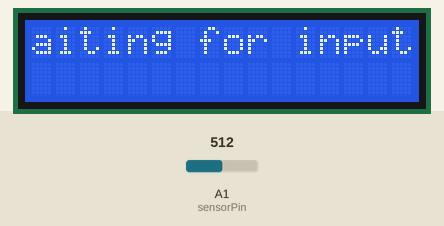
A sketch run on a simulated Arduino Uno, built with avr-gcc and run on an emulated ATmega328P. Shown: 16×2 character LCD. The test bench sets the inputs (shaded band); at power-on: A1 (sensorPin) = 512. What the sketch prints to the serial monitor is not drawn.

Above: at 1.2 s.
1.3 s: A1 (sensorPin) set to 716
At 2.9 s:
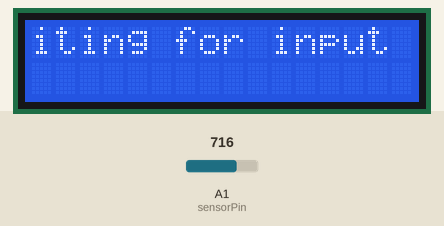
4.3 s: A1 (sensorPin) set to 306
6.0 s: A1 (sensorPin) set to 10
At 7.4 s:
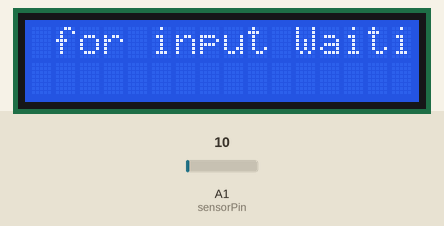
Timing chart, 0 to 9.0 s (numbered marks = the images above; inputs shaded):
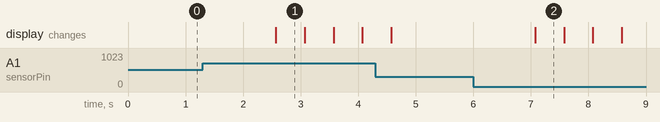

Measured:
- after the input at 1.3 s, the display: changes after 1.3 s (image 1)
- after the input at 6.0 s, the display: changes after 1.1 s (image 2)
- what the display in image 1 shows lasts 0.5 s, from 2.6 s to 3.1 s

The sketch:

sketch.ino
```cpp
// include the library code:
#include <LiquidCrystal.h>

// initialize the library with the numbers of the interface pins
LiquidCrystal lcd(12, 11, 5, 4, 3, 2);

const int sensorPin = A1;
float maximum;
float values[20];
void setup() {
  // set up the LCD's number of columns and rows:
  lcd.begin(16, 2);
  Serial.begin(9600);

  lcd.print("Waiting for input Waiting for input ");
}

void loop() {
  int sensorVal = analogRead(sensorPin);
  float voltage = (sensorVal / 1024.0) * 5.0; //convert arduino sensor value to volts
  int i = 0;
  int j = 0;

  Serial.print("Voltage:");
  Serial.println(voltage,2);

  lcd.scrollDisplayLeft();

  //0.3V - 3V, when the blood is in the test strip
  while(voltage > 0.3 && voltage < 3){
    sensorVal = analogRead(sensorPin);
    voltage = (sensorVal / 1024.0) * 5.0;

    Serial.print("Voltage:");
    Serial.println(voltage,2);

    values[i]= voltage;
    i++;

    //get the maximum value from the strip
    if (i==20){
      maximum = values[0];
      for(j=1;j<20;j++){
        if(values[j] > maximum ){
          maximum = values[j];
        }
      }

      lcd.clear();
      maximum = maximum*53+14; //convert to mg/dl
      lcd.print(maximum,2);

      //final print
      while(1){
        //Serial.print("mg/dl:");
        Serial.println(round(maximum));
        delay(1000);
      }
    }
    delay(500);
  }
  delay(500);
}
```
